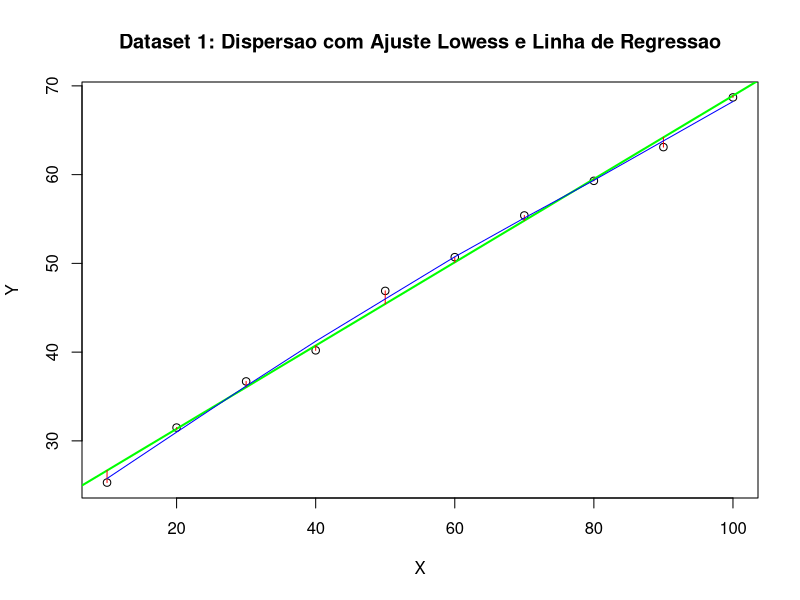
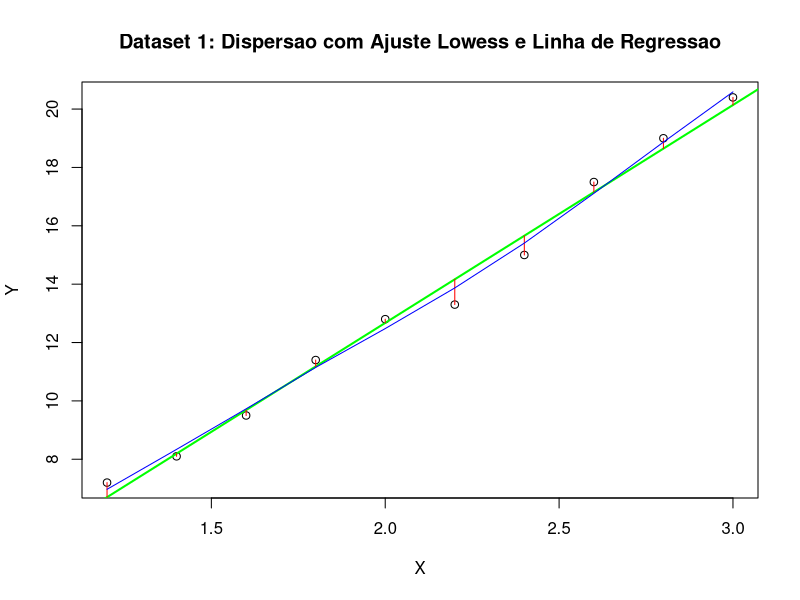

Source code (R) for these figures, in order:
## ---- chunk 1
fertilizante <- c(10,20,30,40,50,60,70,80,90,100)
redimento_da_colheita <- c(25.3,31.5,36.7,40.2,46.9,50.7,55.4,59.3,63.1,68.7)

n <- length(fertilizante)


media_x <- sum(fertilizante) / n
media_y <- sum(redimento_da_colheita) / n


numerador <- sum((fertilizante - media_x) * (redimento_da_colheita - media_y))
denominador <- sum((fertilizante - media_x)^2)
beta_1 <- numerador/denominador

beta_0 <- media_y - beta_1 * media_x

cat("Calcule manualmente os coeficientes de regressão linear BETA 1", beta_1, "\n")

cat("Calcule manualmente os coeficientes de regressão linear BETA 0",beta_0,"\n")

# Calcule o somatório dos quadrados dos erros (SSE)

# Valores previstos (Y_hat) usando a reta de regressão

Y_hat <- beta_0 + beta_1 * fertilizante

# Cálculo do SSE
SSE <- sum((redimento_da_colheita - Y_hat)^2)

cat(" Cálculo do SSE",SSE,"\n")

# Calcule o erro padrão dos coeficientes e os intervalos de confiança para beta_0 e beta_1.

# Erro Padrao dos Coeficientes beta_0 e beta_1
# Agora calculamos o erro padrao para os coeficientes.
SE_beta1 <- sqrt(SSE / (n - 2) / sum((fertilizante - media_x)^2))

SE_beta0 <- sqrt(SSE / (n - 2)) * sqrt(1/n + (media_x^2 / sum((fertilizante - media_x)^2)))

cat("Erro padrao de beta1:", SE_beta1, "\nErro padrao de beta0:", SE_beta0)

# Calcule o coeficiente de determinação (R²) e a estatística F, juntamente com o p-valor para avaliar a significância dos parâmetros.
alpha <- 0.05
t_crit <- qt(1 - alpha/2, df = n-2)
IC_beta1 <- c(beta_1 - t_crit * SE_beta1, beta_1 + t_crit * SE_beta1)
IC_beta0 <- c(beta_0 - t_crit * SE_beta0, beta_0 + t_crit * SE_beta0)
cat("Intervalo de confiança para beta1:", IC_beta1, "\nIntervalo de confiança para beta0:", IC_beta0,"\n")

# Calcule o coeficiente de determinação (R²) e a estatística F, juntamente com o p-valor para avaliar a significância dos parâmetros.
SS_tot <- sum((redimento_da_colheita - media_y)^2)
R2 <- 1 - SSE / SS_tot
cat("Rˆ2:", R2,"\n")

# Calculamos a estatística F e o p-valor para avaliar a significância do modelo.
F_stat <- ((SS_tot - SSE) / 1) / (SSE / (n - 2))
p_value <- 1 - pf(F_stat, 1, n - 2)
cat("Estatística F:", F_stat, "\nP-valor:", p_value)

# Criar um dataset transformado - aplicando log em fertilizante, por exemplo
fertilizante_log <- log(fertilizante)
modelo_transformado <- lm(redimento_da_colheita ~ fertilizante_log)

cat("Resultados com lm() - Dataset Transformado (log(fertilizante)):\n")
print(summary(modelo_transformado))

# Cálculo manual dos coeficientes no dataset transformado
media_x_log <- mean(fertilizante_log)
numerador_log <- sum((fertilizante_log - media_x_log) * (redimento_da_colheita - media_y))
denominador_log <- sum((fertilizante_log - media_x_log)^2)
beta_1_log <- numerador_log / denominador_log
beta_0_log <- media_y - beta_1_log * media_x_log
SSE_log <- sum((redimento_da_colheita - (beta_0_log + beta_1_log * fertilizante_log))^2)

cat("\nResultados Manuais - Dataset Transformado (log(fertilizante)):\n")
cat("beta_0:", beta_0_log, "\n")
cat("beta_1:", beta_1_log, "\n")
cat("SSE:", SSE_log, "\n")


model1 <- lm(redimento_da_colheita ~ fertilizante)
summary(model1)

# Gráfico para o Dataset 1 com linha de regressao e resíduos
plot(fertilizante, redimento_da_colheita, main="Dataset 1: Dispersao com Ajuste Lowess e Linha de Regressao", xlab="X", ylab="Y")
abline(model1, col="green", lwd=2) # Linha de regressao
segments(fertilizante, redimento_da_colheita, fertilizante, Y_hat, col="red") # Resíduos
lines(lowess(fertilizante, redimento_da_colheita), col="blue") # Ajuste Lowess

## ---- chunk 2
tamanho_motor <- c(1.2,1.4,1.6,1.8,2,2.2,2.4,2.6,2.8,3)
cosumo_de_combustivel <- c(7.2,8.1,9.5,11.4,12.8,13.3,15,17.5,19,20.4)

n <-  length(tamanho_motor)
media_x <- mean(tamanho_motor)
media_y <- mean(cosumo_de_combustivel)

nums <- sum((tamanho_motor - media_x)*(cosumo_de_combustivel - media_y))
dem <- sum((tamanho_motor - media_x)^2)

beta_1 <- nums/dem

beta_0 <- media_y - beta_1 * media_x


cat("Calcule manualmente os coeficientes de regressão linear BETA 1", beta_1, "\n")

cat("Calcule manualmente os coeficientes de regressão linear BETA 0",beta_0)

# Calcule o somatório dos quadrados dos erros (SSE)


Y_hat <- beta_0 + beta_1 * tamanho_motor

# Cálculo do SSE
SSE <- sum((cosumo_de_combustivel - Y_hat)^2)

cat("Cálculo do SSE",SSE,"\n")


SE_beta1 <- sqrt(SSE / (n - 2) / sum((tamanho_motor - media_x)^2))

SE_beta0 <- sqrt(SSE / (n - 2)) * sqrt(1/n + (media_x^2 / sum((tamanho_motor - media_x)^2)))

cat("Erro padrao de beta1:", SE_beta1, "\nErro padrao de beta0:", SE_beta0)

# Calcule o coeficiente de determinação (R²) e a estatística F, juntamente com o p-valor para avaliar a significância dos parâmetros.
alpha <- 0.05
t_crit <- qt(1 - alpha/2, df = n-2)
IC_beta1 <- c(beta_1 - t_crit * SE_beta1, beta_1 + t_crit * SE_beta1)
IC_beta0 <- c(beta_0 - t_crit * SE_beta0, beta_0 + t_crit * SE_beta0)
cat("Intervalo de confiança para beta1:", IC_beta1, "\nIntervalo de confiança para beta0:", IC_beta0)

# Calcule o coeficiente de determinação (R²) e a estatística F, juntamente com o p-valor para avaliar a significância dos parâmetros.
SS_tot <- sum((cosumo_de_combustivel - media_y)^2)
R2 <- 1 - SSE / SS_tot
cat("Rˆ2:", R2,"\n")

# Calculamos a estatística F e o p-valor para avaliar a significância do modelo.
F_stat <- ((SS_tot - SSE) / 1) / (SSE / (n - 2))
p_value <- 1 - pf(F_stat, 1, n - 2)
cat("Estatística F:", F_stat, "\nP-valor:", p_value,"\n")



# Criar um dataset transformado - aplicando log em tamanho_motor
tamanho_motor_log <- log(tamanho_motor)
modelo_transformado <- lm(cosumo_de_combustivel ~ tamanho_motor_log)

cat("Resultados com lm() - Dataset Transformado (log(tamanho_motor)):\n")
print(summary(modelo_transformado))

# Cálculo manual dos coeficientes no dataset transformado
media_x_log <- mean(tamanho_motor_log)
numerador_log <- sum((tamanho_motor_log - media_x_log) * (cosumo_de_combustivel - media_y))
denominador_log <- sum((tamanho_motor_log - media_x_log)^2)
beta_1_log <- numerador_log / denominador_log
beta_0_log <- media_y - beta_1_log * media_x_log
SSE_log <- sum((cosumo_de_combustivel - (beta_0_log + beta_1_log * tamanho_motor_log))^2)

cat("\nResultados Manuais - Dataset Transformado (log(tamanho_motor)):\n")
cat("beta_0:", beta_0_log, "\n")
cat("beta_1:", beta_1_log, "\n")
cat("SSE:", SSE_log, "\n")


model1 <- lm(cosumo_de_combustivel ~ tamanho_motor)
summary(model1)

# Gráfico para o Dataset 1 com linha de regressao e resíduos
plot(tamanho_motor, cosumo_de_combustivel, main="Dataset 1: Dispersao com Ajuste Lowess e Linha de Regressao", xlab="X", ylab="Y")
abline(model1, col="green", lwd=2) # Linha de regressao
segments(tamanho_motor, cosumo_de_combustivel, tamanho_motor, Y_hat, col="red") # Resíduos
lines(lowess(tamanho_motor, cosumo_de_combustivel), col="blue") # Ajuste Lowess


## ---- chunk 3


